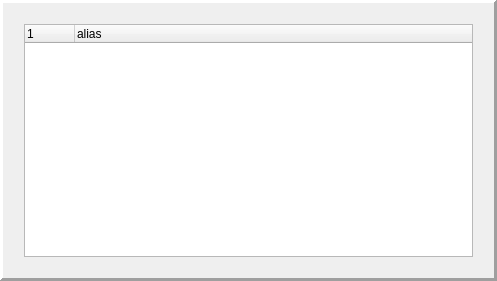
<?xml version="1.0" encoding="UTF-8"?>
<ui version="4.0">
 <class>DevicesSelection</class>
 <widget class="QWidget" name="DevicesSelection">
  <property name="geometry">
   <rect>
    <x>0</x>
    <y>0</y>
    <width>497</width>
    <height>281</height>
   </rect>
  </property>
  <property name="windowTitle">
   <string>Form</string>
  </property>
  <property name="autoFillBackground">
   <bool>true</bool>
  </property>
  <layout class="QVBoxLayout" name="verticalLayout">
   <property name="leftMargin">
    <number>0</number>
   </property>
   <property name="topMargin">
    <number>0</number>
   </property>
   <property name="rightMargin">
    <number>0</number>
   </property>
   <property name="bottomMargin">
    <number>0</number>
   </property>
   <item>
    <layout class="QGridLayout" name="gridLayout">
     <property name="sizeConstraint">
      <enum>QLayout::SetDefaultConstraint</enum>
     </property>
     <property name="leftMargin">
      <number>0</number>
     </property>
     <property name="topMargin">
      <number>0</number>
     </property>
     <property name="rightMargin">
      <number>0</number>
     </property>
     <property name="bottomMargin">
      <number>0</number>
     </property>
     <item row="0" column="0">
      <widget class="QFrame" name="frame">
       <property name="sizePolicy">
        <sizepolicy hsizetype="MinimumExpanding" vsizetype="MinimumExpanding">
         <horstretch>0</horstretch>
         <verstretch>0</verstretch>
        </sizepolicy>
       </property>
       <property name="frameShape">
        <enum>QFrame::Panel</enum>
       </property>
       <property name="frameShadow">
        <enum>QFrame::Raised</enum>
       </property>
       <property name="lineWidth">
        <number>3</number>
       </property>
       <layout class="QHBoxLayout" name="horizontalLayout_2">
        <item>
         <layout class="QVBoxLayout" name="verticalLayout_2">
          <property name="leftMargin">
           <number>12</number>
          </property>
          <property name="topMargin">
           <number>12</number>
          </property>
          <property name="rightMargin">
           <number>12</number>
          </property>
          <property name="bottomMargin">
           <number>12</number>
          </property>
          <item>
           <widget class="QTreeWidget" name="devicesList">
            <property name="editTriggers">
             <set>QAbstractItemView::NoEditTriggers</set>
            </property>
            <property name="alternatingRowColors">
             <bool>true</bool>
            </property>
            <property name="selectionMode">
             <enum>QAbstractItemView::NoSelection</enum>
            </property>
            <property name="indentation">
             <number>0</number>
            </property>
            <property name="columnCount">
             <number>2</number>
            </property>
            <attribute name="headerDefaultSectionSize">
             <number>50</number>
            </attribute>
            <column>
             <property name="text">
              <string/>
             </property>
            </column>
            <column>
             <property name="text">
              <string>alias</string>
             </property>
            </column>
           </widget>
          </item>
         </layout>
        </item>
       </layout>
      </widget>
     </item>
    </layout>
   </item>
  </layout>
 </widget>
 <resources/>
 <connections/>
</ui>
